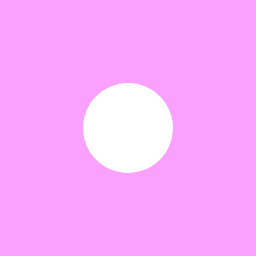
Frame 1 (no input)
Frame 60 (no input): identical to frame 1, image omitted
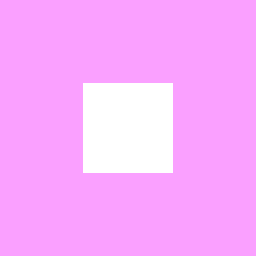
Frame 120 (the mouse pressed at the canvas centre since frame 60)

The p5.js sketch that drew these frames (run headless with seeded random() and noise() and a simulated clock; from frame 60 on, the mouse is pressed at the canvas centre):

// p5.js sketch
// ── sketch.js
var fillVal = 255;
var isHover = false;


function setup(){
                    createCanvas(256, 256);
                    rectMode(CENTER);
                    ellipseMode(CENTER);
    
                }

function draw(){
                    background(250, 160, 355);
                    fill(fillVal);
                    noStroke();
                    ellipse(128,128,70,70);   
    
                    if (mouseX>93 && mouseY>93 && mouseX<163 && mouseY<163) {
                        rect(128, 128, 90, 90);
                        isHover = true;
                    } else {
                        ellipse(128, 128, 90, 90);
                        isHover = false;
                     }




  //the difference between previous and
  //current y position is the vertical mouse speed
  var speed = abs(winMouseY - pwinMouseY);
  //change the size of the circle
  //according to the vertical speed
  if (mouseX > 128) {
   
    ellipse(50 + mouseX, 50 + mouseY, 10 + speed * 5, 10 + speed * 5);
    
  }
  if (mouseY > 128){
  rect(50 + mouseX, 50 + mouseY, 10 + speed * 5, 10 + speed * 5);
  
}
    
                    print(mouseIsPressed); }

function keyPressed() {
  if (isHover === true){
    if (keyCode ===32) {
    fillVal = 100;}}
  }

 
